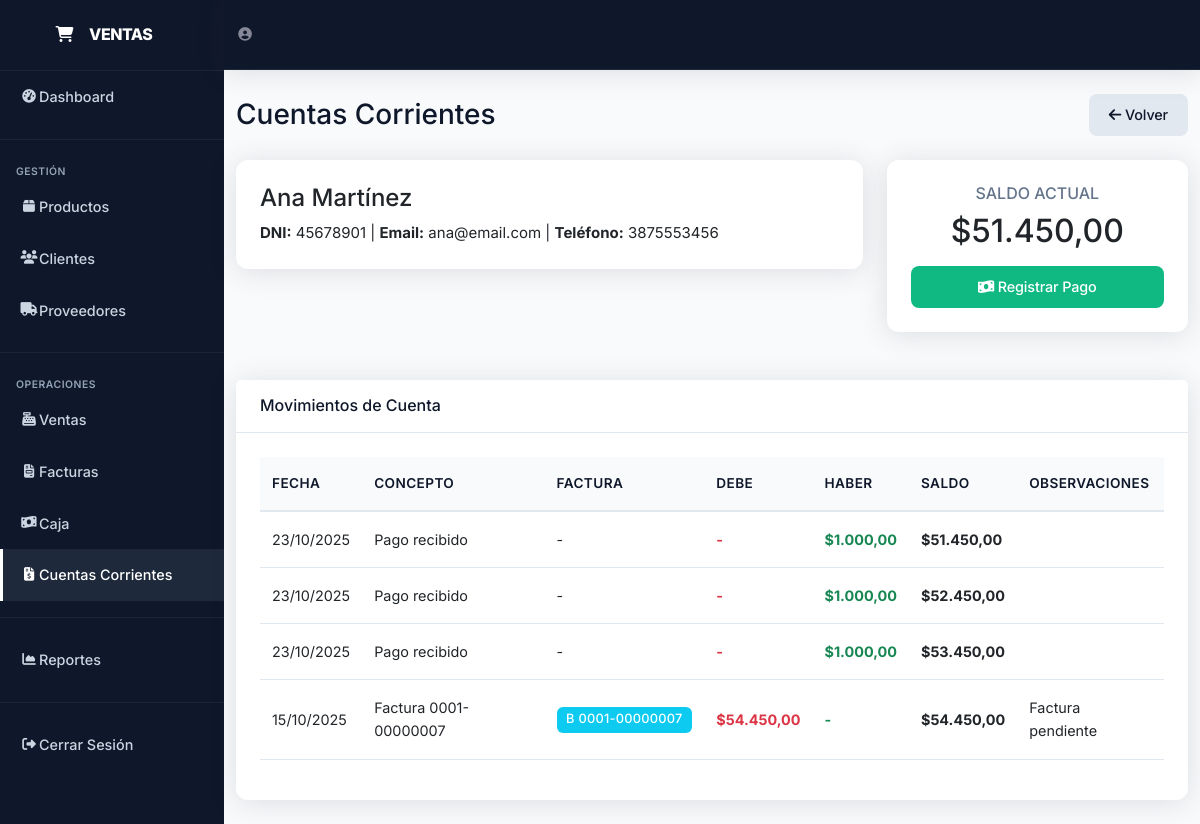
/cuentas_corrientes.php?cliente_id=4 (signed in), run on the app's committed database.
### tables this page shows
CREATE TABLE `clientes` (
  `id` int(11) NOT NULL,
  `nombre` varchar(100) NOT NULL,
  `apellido` varchar(100) NOT NULL,
  `email` varchar(100) DEFAULT NULL,
  `telefono` varchar(20) DEFAULT NULL,
  `direccion` text DEFAULT NULL,
  `dni` varchar(20) DEFAULT NULL,
  `estado` tinyint(1) DEFAULT 1,
  `fecha_creacion` timestamp NOT NULL DEFAULT current_timestamp()
);

CREATE TABLE `cuentas_corrientes` (
  `id` int(11) NOT NULL,
  `cliente_id` int(11) NOT NULL,
  `tipo_movimiento` enum('debe','haber') NOT NULL,
  `concepto` varchar(255) NOT NULL,
  `factura_id` int(11) DEFAULT NULL,
  `importe` decimal(10,2) NOT NULL,
  `saldo` decimal(10,2) NOT NULL,
  `fecha_movimiento` date NOT NULL,
  `observaciones` text DEFAULT NULL,
  `usuario_id` int(11) NOT NULL,
  `fecha_creacion` timestamp NOT NULL DEFAULT current_timestamp()
);

CREATE TABLE `facturas` (
  `id` int(11) NOT NULL,
  `numero_factura` varchar(50) NOT NULL,
  `tipo` enum('A','B','C') NOT NULL,
  `tipo_comprobante` enum('factura','nota_credito','nota_debito','recibo','presupuesto') NOT NULL,
  `cliente_id` int(11) NOT NULL,
  `fecha_emision` date NOT NULL,
  `fecha_vencimiento` date DEFAULT NULL,
  `subtotal` decimal(10,2) NOT NULL,
  `iva` decimal(10,2) DEFAULT 0.00,
  `total` decimal(10,2) NOT NULL,
  `estado` enum('pendiente','pagada','vencida','anulada') DEFAULT 'pendiente',
  `observaciones` text DEFAULT NULL,
  `usuario_id` int(11) NOT NULL,
  `fecha_creacion` timestamp NOT NULL DEFAULT current_timestamp()
);

### config.php (called while the page is built, shortened)
<?php
function formatear_precio($precio)
{
    return '$' . number_format($precio, 2, ',', '.');
}

### cuentas_corrientes.php (the view, shortened to what this page needs)
<?php
require_once 'config.php';
$sql_clientes = "SELECT
    c.id,
    c.nombre,
    c.apellido,
    c.dni,
    c.telefono,
    COALESCE(SUM(CASE WHEN cc.tipo_movimiento = 'debe' THEN cc.importe ELSE 0 END), 0) as total_debe,
    COALESCE(SUM(CASE WHEN cc.tipo_movimiento = 'haber' THEN cc.importe ELSE 0 END), 0) as total_haber,
    COALESCE(SUM(CASE WHEN cc.tipo_movimiento = 'debe' THEN cc.importe ELSE -cc.importe END), 0) as saldo_actual
FROM clientes c
LEFT JOIN cuentas_corrientes cc ON c.id = cc.cliente_id
WHERE c.estado = 1
GROUP BY c.id, c.nombre, c.apellido, c.dni, c.telefono
HAVING saldo_actual != 0 OR total_debe > 0 OR total_haber > 0
ORDER BY saldo_actual DESC";
$result_clientes = $conn->query($sql_clientes);
$cliente_seleccionado = null;
$movimientos_cliente = [];
$saldo_total = 0;
if (isset($_GET['cliente_id'])) {
    $cliente_id = intval($_GET['cliente_id']);
    $sql_cliente = "SELECT * FROM clientes WHERE id = ?";
    $stmt = $conn->prepare($sql_cliente);
    $stmt->bind_param("i", $cliente_id);
    $stmt->execute();
    $cliente_seleccionado = $stmt->get_result()->fetch_assoc();
    $sql_movimientos = "SELECT cc.*, f.numero_factura, f.tipo as factura_tipo
                        FROM cuentas_corrientes cc
                        LEFT JOIN facturas f ON cc.factura_id = f.id
                        WHERE cc.cliente_id = ?
                        ORDER BY cc.fecha_movimiento DESC, cc.id DESC";
    $stmt_mov = $conn->prepare($sql_movimientos);
    $stmt_mov->bind_param("i", $cliente_id);
    $stmt_mov->execute();
    $result_movimientos = $stmt_mov->get_result();
    while ($row = $result_movimientos->fetch_assoc()) {
        $movimientos_cliente[] = $row;
    }
    $sql_ultimo_saldo = "SELECT saldo FROM cuentas_corrientes
                         WHERE cliente_id = ?
                         ORDER BY fecha_movimiento DESC, id DESC
                         LIMIT 1";
    $stmt_saldo = $conn->prepare($sql_ultimo_saldo);
    $stmt_saldo->bind_param("i", $cliente_id);
    $stmt_saldo->execute();
    $result_saldo = $stmt_saldo->get_result();
    if ($result_saldo->num_rows > 0) {
        $saldo_total = $result_saldo->fetch_assoc()['saldo'];
    }
}
?>
<!DOCTYPE html>
<html lang="es">
<head>
    <link href="https://cdnjs.cloudflare.com/ajax/libs/bootstrap/5.3.0/css/bootstrap.min.css" rel="stylesheet">
    <link href="https://cdnjs.cloudflare.com/ajax/libs/font-awesome/6.4.0/css/all.min.css" rel="stylesheet">
    <link rel="stylesheet" href="style-minimal.css">
</head>
<body>
    <div id="wrapper">
        <ul class="navbar-nav" id="sidebar-wrapper">
            <a class="sidebar-brand" href="index.php">
                <div class="sidebar-brand-icon"><i class="fas fa-shopping-cart"></i></div>
                <div class="sidebar-brand-text mx-3">VENTAS</div>
            </a>
            <hr class="sidebar-divider my-0" style="border-color: rgba(255,255,255,.2)">
            <li class="nav-item">
                <a class="nav-link" href="index.php">
                    <i class="fas fa-fw fa-tachometer-alt"></i><span>Dashboard</span>
                </a>
            </li>
            <hr class="sidebar-divider" style="border-color: rgba(255,255,255,.2)">
            <div class="sidebar-heading">Gestión</div>
            <li class="nav-item">
                <a class="nav-link" href="productos.php">
                    <i class="fas fa-fw fa-box"></i><span>Productos</span>
                </a>
            </li>
            <li class="nav-item">
                <a class="nav-link" href="clientes.php">
                    <i class="fas fa-fw fa-users"></i><span>Clientes</span>
                </a>
            </li>
            <li class="nav-item">
                <a class="nav-link" href="proveedores.php">
                    <i class="fas fa-fw fa-truck"></i><span>Proveedores</span>
                </a>
            </li>
            <hr class="sidebar-divider" style="border-color: rgba(255,255,255,.2)">
            <div class="sidebar-heading">Operaciones</div>
            <li class="nav-item">
                <a class="nav-link" href="ventas.php">
                    <i class="fas fa-fw fa-cash-register"></i><span>Ventas</span>
                </a>
            </li>
            <li class="nav-item">
                <a class="nav-link" href="facturas.php">
                    <i class="fas fa-fw fa-file-invoice"></i><span>Facturas</span>
                </a>
            </li>
            <li class="nav-item">
                <a class="nav-link" href="caja.php">
                    <i class="fas fa-fw fa-money-bill-wave"></i><span>Caja</span>
                </a>
            </li>
            <li class="nav-item">
                <a class="nav-link active" href="cuentas_corrientes.php">
                    <i class="fas fa-fw fa-file-invoice-dollar"></i><span>Cuentas Corrientes</span>
                </a>
            </li>
            <hr class="sidebar-divider" style="border-color: rgba(255,255,255,.2)">
            <li class="nav-item">
                <a class="nav-link" href="reportes.php">
                    <i class="fas fa-fw fa-chart-area"></i><span>Reportes</span>
                </a>
            </li>
            <hr class="sidebar-divider" style="border-color: rgba(255,255,255,.2)">
            <li class="nav-item">
                <a class="nav-link" href="cerrar_sesion.php">
                    <i class="fas fa-fw fa-sign-out-alt"></i><span>Cerrar Sesión</span>
                </a>
            </li>
        </ul>
        <div id="content-wrapper">
            <nav class="navbar navbar-expand topbar mb-4 static-top">
                <ul class="navbar-nav ml-auto">
                    <li class="nav-item">
                        <a class="nav-link" href="#">
                            <i class="fas fa-user-circle fa-2x" style="color: #858796;"></i>
                        </a>
                    </li>
                </ul>
            </nav>
            <div class="container-fluid">
                <div class="d-sm-flex align-items-center justify-content-between mb-4">
                    <h1 class="h3 mb-0 text-gray-800">Cuentas Corrientes</h1>
                    <?php if ($cliente_seleccionado): ?>
                        <a href="cuentas_corrientes.php" class="btn btn-secondary">
                            <i class="fas fa-arrow-left"></i> Volver
                        </a>
                    <?php endif; ?>
                </div>
                <?php if (!$cliente_seleccionado): ?>
                    <div class="row">
                        <?php while ($cliente = $result_clientes->fetch_assoc()): ?>
                            <div class="col-xl-4 col-md-6 mb-4">
                                <div class="card cliente-card" onclick="window.location.href='cuentas_corrientes.php?cliente_id=<?php echo $cliente['id']; ?>'">
                                    <div class="card-body">
                                        <h5 class="card-title"><?php echo $cliente['nombre'] . ' ' . $cliente['apellido']; ?></h5>
                                        <p class="card-text">
                                            <small class="text-muted">DNI: <?php echo $cliente['dni']; ?></small><br>
                                            <small class="text-muted">Tel: <?php echo $cliente['telefono']; ?></small>
                                        </p>
                                        <hr>
                                        <div class="row text-center">
                                            <div class="col-4">
                                                <small class="text-muted">Debe</small><br>
                                                <strong class="text-danger"><?php echo formatear_precio($cliente['total_debe']); ?></strong>
                                            </div>
                                            <div class="col-4">
                                                <small class="text-muted">Haber</small><br>
                                                <strong class="text-success"><?php echo formatear_precio($cliente['total_haber']); ?></strong>
                                            </div>
                                            <div class="col-4">
                                                <small class="text-muted">Saldo</small><br>
                                                <strong class="<?php echo $cliente['saldo_actual'] > 0 ? 'saldo-positivo' : 'saldo-negativo'; ?>">
                                                    <?php echo formatear_precio($cliente['saldo_actual']); ?>
                                                </strong>
                                            </div>
                                        </div>
                                    </div>
                                </div>
                            </div>
                        <?php endwhile; ?>
                    </div>
                <?php else: ?>
                    <div class="row mb-4">
                        <div class="col-md-8">
                            <div class="card">
                                <div class="card-body">
                                    <h4><?php echo $cliente_seleccionado['nombre'] . ' ' . $cliente_seleccionado['apellido']; ?></h4>
                                    <p class="mb-0">
                                        <strong>DNI:</strong> <?php echo $cliente_seleccionado['dni']; ?> |
                                        <strong>Email:</strong> <?php echo $cliente_seleccionado['email']; ?> |
                                        <strong>Teléfono:</strong> <?php echo $cliente_seleccionado['telefono']; ?>
                                    </p>
                                </div>
                            </div>
                        </div>
                        <div class="col-md-4">
                            <div class="card">
                                <div class="card-body text-center">
                                    <h6 class="text-muted">SALDO ACTUAL</h6>
                                    <h2 class="<?php echo $saldo_total > 0 ? 'saldo-positivo' : 'saldo-negativo'; ?>">
                                        <?php echo formatear_precio($saldo_total); ?>
                                    </h2>
                                    <button class="btn btn-success w-100 mt-2" data-bs-toggle="modal" data-bs-target="#modalPago">
                                        <i class="fas fa-money-bill-wave"></i> Registrar Pago
                                    </button>
                                </div>
                            </div>
                        </div>
                    </div>
                    <div class="card">
                        <div class="card-header py-3">
                            <h6 class="m-0 font-weight-bold" style="color: var(--primary);">Movimientos de Cuenta</h6>
                        </div>
                        <div class="card-body">
                            <div class="table-responsive">
                                <table class="table table-hover">
                                    <thead>
                                        <tr>
                                            <th>Fecha</th>
                                            <th>Concepto</th>
                                            <th>Factura</th>
                                            <th>Debe</th>
                                            <th>Haber</th>
                                            <th>Saldo</th>
                                            <th>Observaciones</th>
                                        </tr>
                                    </thead>
                                    <tbody>
                                        <?php foreach ($movimientos_cliente as $mov): ?>
                                            <tr>
                                                <td><?php echo date('d/m/Y', strtotime($mov['fecha_movimiento'])); ?></td>
                                                <td><?php echo $mov['concepto']; ?></td>
                                                <td>
                                                    <?php if ($mov['numero_factura']): ?>
                                                        <span class="badge bg-info">
                                                            <?php echo $mov['factura_tipo'] . ' ' . $mov['numero_factura']; ?>
                                                        </span>
                                                    <?php else: ?>
                                                        -
                                                    <?php endif; ?>
                                                </td>
                                                <td class="text-danger fw-bold">
                                                    <?php echo $mov['tipo_movimiento'] === 'debe' ? formatear_precio($mov['importe']) : '-'; ?>
                                                </td>
                                                <td class="text-success fw-bold">
                                                    <?php echo $mov['tipo_movimiento'] === 'haber' ? formatear_precio($mov['importe']) : '-'; ?>
                                                </td>
                                                <td class="fw-bold <?php echo $mov['saldo'] > 0 ? 'saldo-positivo' : 'saldo-negativo'; ?>">
                                                    <?php echo formatear_precio($mov['saldo']); ?>
                                                </td>
                                                <td><?php echo $mov['observaciones'] ?? '-'; ?></td>
                                            </tr>
                                        <?php endforeach; ?>
                                    </tbody>
                                </table>
                            </div>
                        </div>
                    </div>
                <?php endif; ?>
            </div>
        </div>
    </div>
</body>
</html>

### data on the page
clientes: nombre "Ana", apellido "Martínez", dni "45678901", email "ana@email.com", telefono "3875553456"
cuentas_corrientes: saldo "$51.450,00", fecha_movimiento "23/10/2025", concepto "Pago recibido", importe "$1.000,00"
cuentas_corrientes: fecha_movimiento "23/10/2025", concepto "Pago recibido", importe "$1.000,00", saldo "$52.450,00"
cuentas_corrientes: fecha_movimiento "23/10/2025", concepto "Pago recibido", importe "$1.000,00", saldo "$53.450,00"
cuentas_corrientes: fecha_movimiento "15/10/2025", concepto "Factura 0001-00000007", factura.tipo "B", factura.numero_factura "0001-00000007", importe "$54.450,00", saldo "$54.450,00", observaciones "Factura pendiente"
